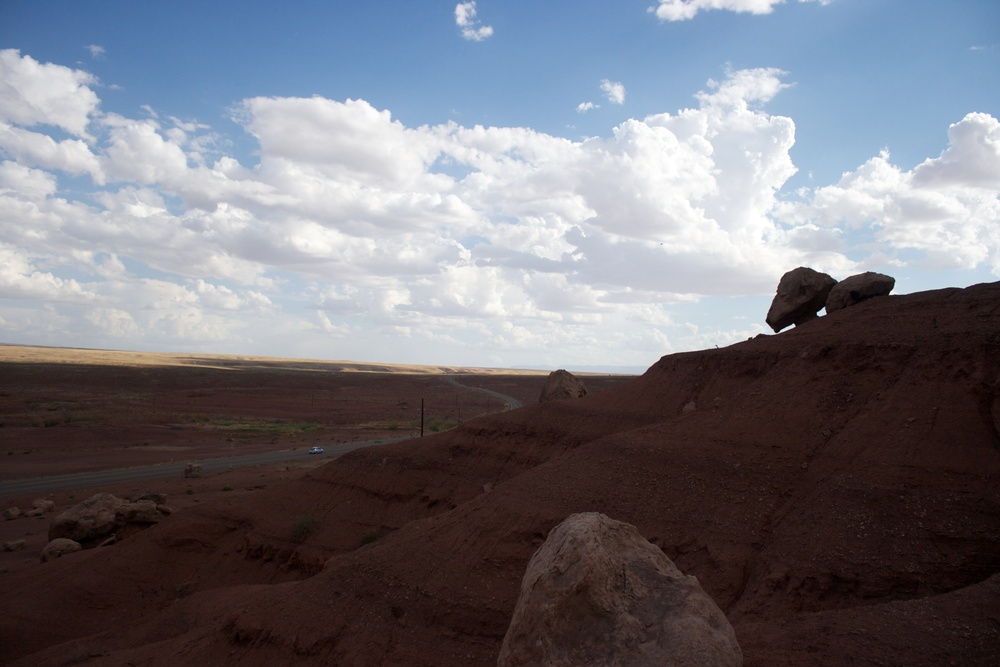
#> input picture data/nevada/nevada3.jpg, 1000 x 667 px, shrunk from 3888 x 2592 before the run; its folder holds only this picture in this run
$ jupyter execute --allow-errors 'Image Stitcher.ipynb'   (older library calls are emulated)
#> lines starting #> are read from the running program, lines starting #| are printed output that depends on the picture
### src/image.py
import cv2
import numpy as np
import matplotlib.pyplot as plt

from glob import glob
from image_utils import get_sift_features
from matcher_utils import knn_matcher
from ransac import ransac


class Image:
    def __init__(self, img):
        self.img = img
        self.shape = img.shape
        self.keypoints, self.descriptors = get_sift_features(img)

    # [4 lines left out: function show_features, not called in this run]

    def show(self, shape=(15, 15), img_type="bgr"):
        plt.rcParams["figure.figsize"] = shape
        if img_type == "bgr":
            plt.imshow(self.img[:, :, [2, 1, 0]])
        elif img_type.lower() == "gray":
            plt.imshow(self.img, cmap='gray')
        plt.show()


# [48 lines left out: function sort_images, not called in this run]


def read_images(directory):
    """Returns a List of unique Images from the given directory

    Arguments:
        directory {str} -- Path which has the images

    Returns:
        List(Images) -- List of all Images in the given directory
    """
#> called with directory = '../data/nevada/'

    images = []
    for file_name in glob(directory + "*.jpg"):
        if "panorama" in file_name:
            continue
        read_image = cv2.imread(file_name)
#> read_image is the input picture: shape (667, 1000, 3); mean B, G, R 121, 113.6, 114.5
        present_flag = False
        for img in images:
            # Duplicate filter
            if read_image.shape == img.shape and (read_image == img).all():
                present_flag = True
                break
        if not present_flag:
            print("Reading %s" % file_name)
            images.append(read_image)

    images = [Image(image) for image in images]
    return images

# Reference : https://stackoverflow.com/questions/13063201/how-to-show-the-whole-image-when-using-opencv-warpperspective


# [41 lines left out: function warp_two_images, not called in this run]

### src/image_utils.py
import cv2
import numpy as np
import matplotlib.pyplot as plt


def to_grayscale(img):
    """Converts a given image to grayscale

    Arguments:
        img {np.ndarray} -- Image which has to be converted to grayscale

    Returns:
        [np.ndarray] -- Grayscale  copy of the given image
    """
    return cv2.cvtColor(img, cv2.COLOR_BGR2GRAY)
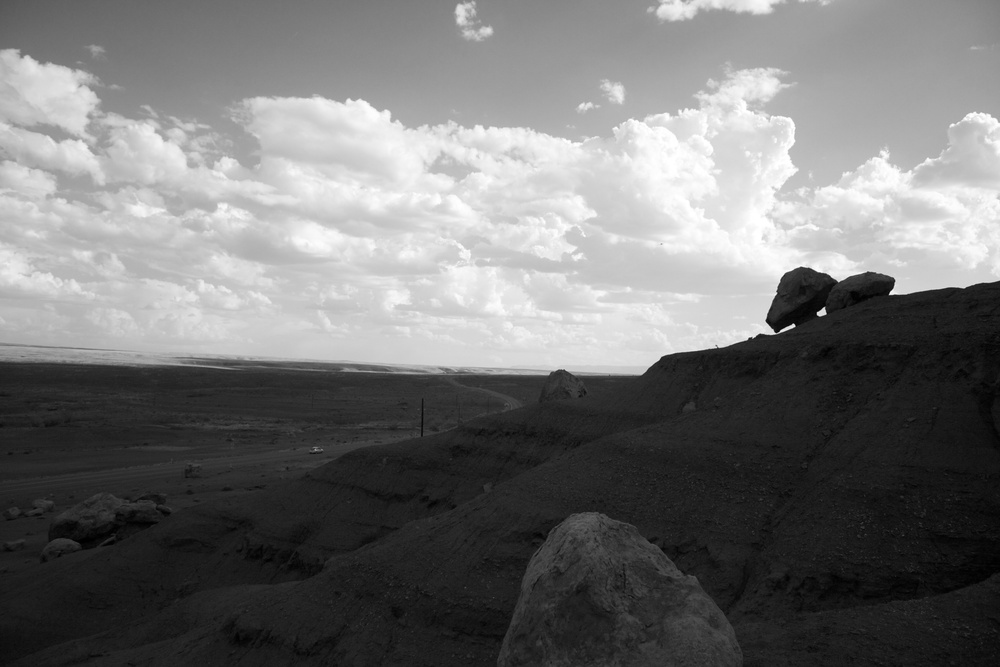
#> returned value: shape (667, 1000); min 0, max 255, mean 114.7


# [17 lines left out: function show_image, not called in this run]


# https://docs.opencv.org/3.1.0/da/df5/tutorial_py_sift_intro.html
def get_sift_features(img):
    """Returns the keypoints and descriptors for a given image

    Arguments:
        img {np.ndarray} -- Image for wich keypoints and descriptors are needed

    Returns:
        tuple(keypoints, descriptors) -- A tuple of keypoints which is a list of keypoints
        and descriptors which are a numpy array
    """

    # Convert image to grayscale
    if len(img.shape) == 3:
        img = to_grayscale(img)
    sift_obj = cv2.xfeatures2d.SIFT_create()
    k, d = sift_obj.detectAndCompute(img, None)
#> k = 507 keypoints; strongest (x, y, size): (822, 312, 5.5), (793, 326, 3), (892, 293, 3.2), (782, 331, 2.5)
    return k, d

### src/Image Stitcher.ipynb
[cell 1]
import cv2
import matplotlib.pyplot as plt
import numpy as np
from glob import glob
from math import ceil
from image import *
from image_utils import *
from stitch import *

#> (a cell that did not finish here is left out)

[cell 3]
images = read_images("../data/nevada/")
#> in __init__, `self.keypoints, self.descriptors = get_sift_features(img)`: self.keypoints has the same summary as k in get_sift_features
#> in read_images, `images = [Image(image) for image in images]`: images = 1 item
#> images = 1 item

[cell 4]
for img in images:
    img.show()
#> this loop made 1 pass

[cell 5]
# [41 lines left out: function warp_two_images, not called in this run]

#> (a cell that did not finish here is left out)

[cell 7]
# [25 lines left out: function blender, not called in this run]

#> (a cell that did not finish here is left out)

#> (a cell that did not finish here is left out)


$ run again, on data/nevada/nevada5.jpg
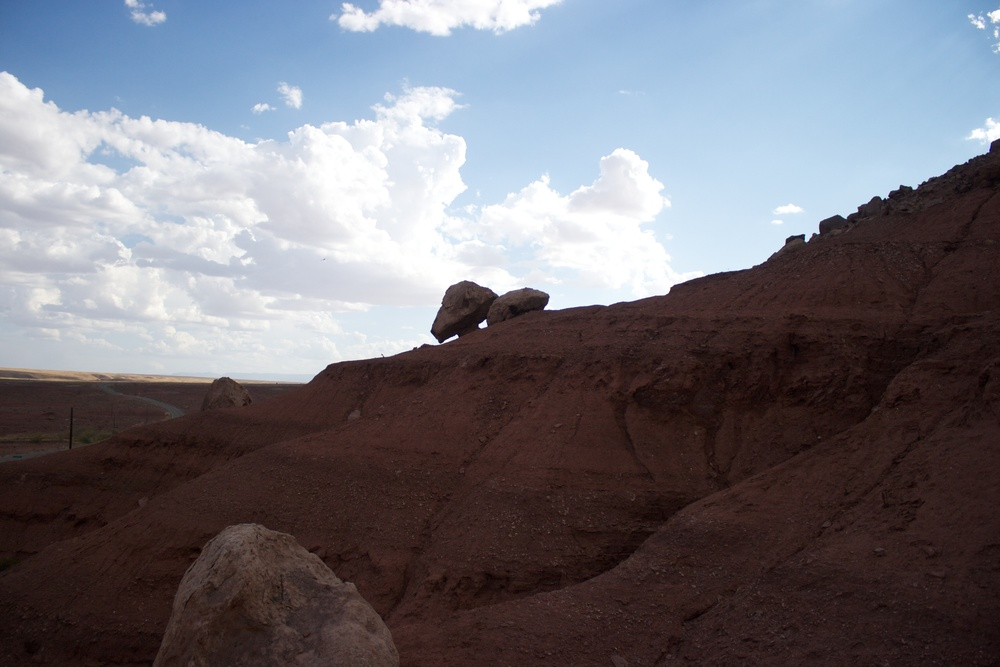
#> input picture data/nevada/nevada5.jpg, 1000 x 667 px, shrunk from 3888 x 2592 before the run
#> in read_images, read_image is the input picture: shape (667, 1000, 3); mean B, G, R 119.4, 112.4, 114.5
#> in to_grayscale, `return cv2.cvtColor(img, cv2.COLOR_BGR2GRAY)`:
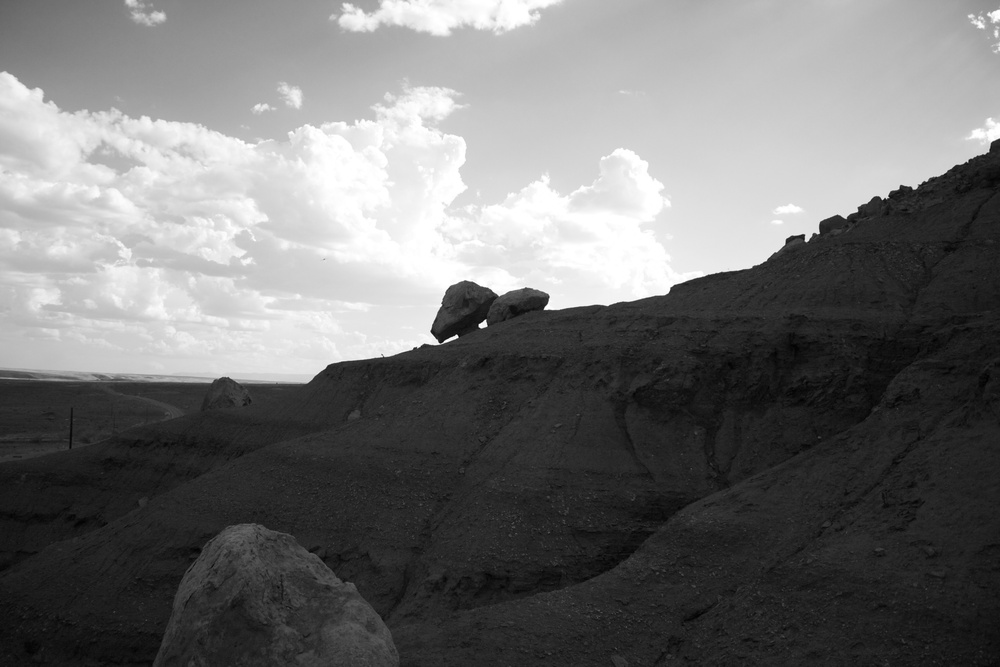
#> returned value: shape (667, 1000); min 2, max 255, mean 113.8
#> k = 393 keypoints; strongest (x, y, size): (483, 325, 5.1), (456, 337, 2.8), (546, 308, 3), (807, 240, 3.2)
#> self.keypoints has the same summary as k in get_sift_features
#> in read_images, `images = [Image(image) for image in images]`: images = 1 item
#> the loop `for img in images:` made 1 pass
